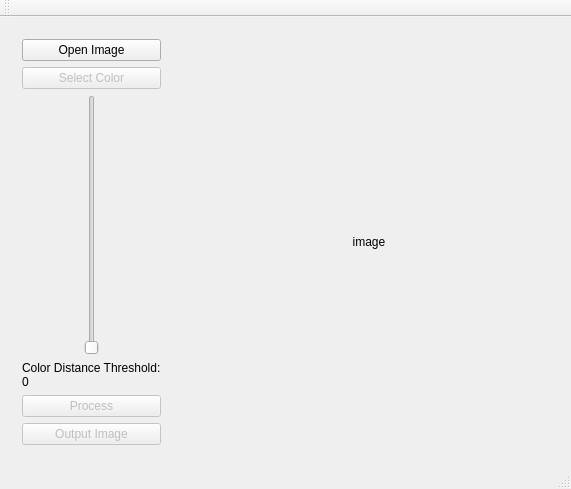
<?xml version="1.0" encoding="UTF-8"?>
<ui version="4.0">
 <class>MainWindow</class>
 <widget class="QMainWindow" name="MainWindow">
  <property name="geometry">
   <rect>
    <x>0</x>
    <y>0</y>
    <width>571</width>
    <height>489</height>
   </rect>
  </property>
  <property name="windowTitle">
   <string>MainWindow</string>
  </property>
  <widget class="QWidget" name="centralWidget">
   <layout class="QGridLayout" name="gridLayout">
    <item row="0" column="0">
     <widget class="QWidget" name="widget" native="true">
      <property name="sizePolicy">
       <sizepolicy hsizetype="Fixed" vsizetype="Preferred">
        <horstretch>0</horstretch>
        <verstretch>0</verstretch>
       </sizepolicy>
      </property>
      <layout class="QGridLayout" name="gridLayout_2">
       <item row="2" column="0">
        <widget class="QSlider" name="thresholdSlider">
         <property name="enabled">
          <bool>false</bool>
         </property>
         <property name="sizePolicy">
          <sizepolicy hsizetype="Expanding" vsizetype="Expanding">
           <horstretch>0</horstretch>
           <verstretch>0</verstretch>
          </sizepolicy>
         </property>
         <property name="maximum">
          <number>500</number>
         </property>
         <property name="orientation">
          <enum>Qt::Vertical</enum>
         </property>
        </widget>
       </item>
       <item row="0" column="0">
        <widget class="QPushButton" name="openBtn">
         <property name="text">
          <string>Open Image</string>
         </property>
        </widget>
       </item>
       <item row="1" column="0">
        <widget class="QPushButton" name="colorBtn">
         <property name="enabled">
          <bool>false</bool>
         </property>
         <property name="text">
          <string>Select Color</string>
         </property>
        </widget>
       </item>
       <item row="4" column="0">
        <widget class="QPushButton" name="processBtn">
         <property name="enabled">
          <bool>false</bool>
         </property>
         <property name="text">
          <string>Process</string>
         </property>
        </widget>
       </item>
       <item row="3" column="0">
        <widget class="QLabel" name="thresholdLabel">
         <property name="text">
          <string>Color Distance Threshold: 0</string>
         </property>
         <property name="wordWrap">
          <bool>true</bool>
         </property>
        </widget>
       </item>
       <item row="5" column="0">
        <widget class="QPushButton" name="saveBtn">
         <property name="enabled">
          <bool>false</bool>
         </property>
         <property name="text">
          <string>Output Image</string>
         </property>
        </widget>
       </item>
      </layout>
     </widget>
    </item>
    <item row="0" column="1">
     <widget class="QLabel" name="imageLabel">
      <property name="text">
       <string>image</string>
      </property>
      <property name="alignment">
       <set>Qt::AlignCenter</set>
      </property>
     </widget>
    </item>
   </layout>
  </widget>
  <widget class="QMenuBar" name="menuBar">
   <property name="geometry">
    <rect>
     <x>0</x>
     <y>0</y>
     <width>571</width>
     <height>17</height>
    </rect>
   </property>
  </widget>
  <widget class="QToolBar" name="mainToolBar">
   <property name="windowTitle">
    <string>Color Detector</string>
   </property>
   <attribute name="toolBarArea">
    <enum>TopToolBarArea</enum>
   </attribute>
   <attribute name="toolBarBreak">
    <bool>false</bool>
   </attribute>
  </widget>
  <widget class="QStatusBar" name="statusBar"/>
 </widget>
 <layoutdefault spacing="6" margin="11"/>
 <resources/>
 <connections/>
</ui>
